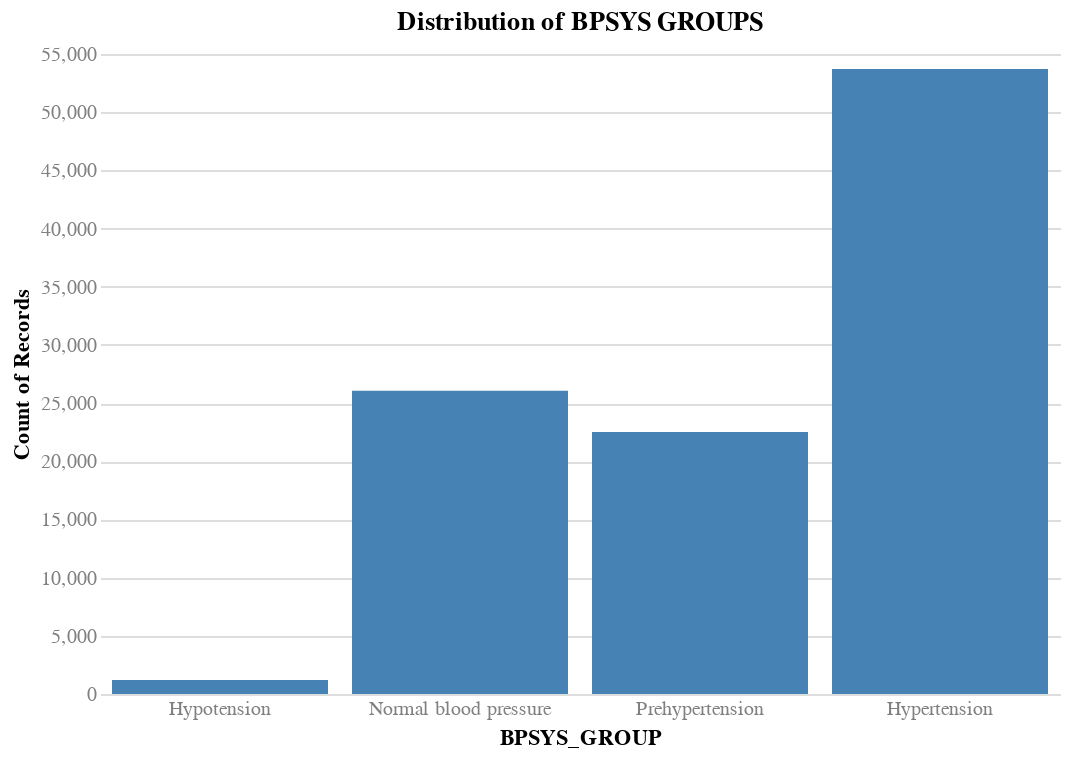

The notebook cell saved with this chart:
### Code cell
# Bin the BPSYS as systolic blood pressure status
# <90 = Hypotension
# 90-120 = Normal blood pressure
# 120-140 = Prehypertension
# >=140 = Hypertension

bpsys_groups = ['Hypotension', 'Normal blood pressure', 'Prehypertension', 'Hypertension']

def bin_bpsys(bpsys):
    if bpsys < 90: return 'Hypotension'
    elif bpsys < 120: return 'Normal blood pressure'
    elif bpsys < 140: return 'Prehypertension'
    else: return 'Hypertension'

X_train['BPSYS_GROUP'] = X_train['BPSYS'].apply(bin_bpsys)

# Check the distribution of BPSYS groups
chart(
    df=X_train,
    x=alt.X('BPSYS_GROUP:O', sort=bpsys_groups),
    y='count()',
    title='Distribution of BPSYS GROUPS',
).mark_bar().interactive()

### Figure 1 — Vega specification as saved in the notebook (floating-point values rounded to 4 significant figures)
{"$schema": "https://vega.github.io/schema/vega/v5.json", "data": [{"name": "param_5_store"}, {"name": "source_0"}, {"name": "data_0", "values": [{"BPSYS_GROUP": "Hypertension", "__count": 53707}, {"BPSYS_GROUP": "Normal blood pressure", "__count": 26064}, {"BPSYS_GROUP": "Prehypertension", "__count": 22513}, {"BPSYS_GROUP": "Hypotension", "__count": 1202}]}, {"name": "source_0_x_domain_BPSYS_GROUP", "values": [{"BPSYS_GROUP": "Hypertension", "sort_field": 3.0}, {"BPSYS_GROUP": "Normal blood pressure", "sort_field": 1.0}, {"BPSYS_GROUP": "Prehypertension", "sort_field": 2.0}, {"BPSYS_GROUP": "Hypotension", "sort_field": 0.0}]}, {"name": "data_0_y_domain___count", "values": [{"min": 1202, "max": 53707}]}], "signals": [{"name": "unit", "value": {}, "on": [{"events": "pointermove", "update": "isTuple(group()) ? group() : unit"}]}, {"name": "param_5", "update": "vlSelectionResolve(\"param_5_store\", \"union\")"}, {"name": "param_5_BPSYS_GROUP", "on": [{"events": [{"source": "view", "type": "dblclick"}], "update": "null"}, {"events": {"signal": "param_5_translate_delta"}, "update": "panLinear(param_5_translate_anchor.extent_x, -param_5_translate_delta.x / width)"}, {"events": {"signal": "param_5_zoom_delta"}, "update": "zoomLinear(domain(\"x\"), param_5_zoom_anchor.x, param_5_zoom_delta)"}]}, {"name": "param_5_tuple", "on": [{"events": [{"signal": "param_5_BPSYS_GROUP"}], "update": "param_5_BPSYS_GROUP ? {unit: \"\", fields: param_5_tuple_fields, values: [param_5_BPSYS_GROUP]} : null"}]}, {"name": "param_5_tuple_fields", "value": [{"field": "BPSYS_GROUP", "channel": "x", "type": "E"}]}, {"name": "param_5_translate_anchor", "value": {}, "on": [{"events": [{"source": "scope", "type": "pointerdown"}], "update": "{x: x(unit), y: y(unit), extent_x: domain(\"x\")}"}]}, {"name": "param_5_translate_delta", "value": {}, "on": [{"events": [{"source": "window", "between": [{"source": "scope", "type": "pointerdown"}, {"source": "window", "type": "pointerup"}], "type": "pointermove", "consume": true}], "update": "{x: param_5_translate_anchor.x - x(unit), y: param_5_translate_anchor.y - y(unit)}"}]}, {"name": "param_5_zoom_anchor", "on": [{"events": [{"source": "scope", "type": "wheel", "consume": true}], "update": "{x: invert(\"x\", x(unit)), y: invert(\"y\", y(unit))}"}]}, {"name": "param_5_zoom_delta", "on": [{"events": [{"source": "scope", "type": "wheel", "consume": true}], "update": "pow(1.001, event.deltaY * pow(16, event.deltaMode))", "force": true}]}, {"name": "param_5_modify", "on": [{"events": {"signal": "param_5_tuple"}, "update": "modify(\"param_5_store\", param_5_tuple, true)"}]}], "marks": [{"type": "rect", "name": "marks", "from": {"data": "data_0"}, "encode": {"update": {"width": {"signal": "max(0.25, bandwidth('x'))"}, "x": {"field": "BPSYS_GROUP", "scale": "x"}, "fill": {"value": "steelblue"}, "description": {"signal": "\"BPSYS_GROUP: \" + (isValid(datum[\"BPSYS_GROUP\"]) ? datum[\"BPSYS_GROUP\"] : \"\"+datum[\"BPSYS_GROUP\"]) + \"; Count of Records: \" + (format(datum[\"__count\"], \"\"))"}, "y": {"field": "__count", "scale": "y"}, "y2": {"value": 0, "scale": "y"}, "ariaRoleDescription": {"value": "bar"}}}, "interactive": true, "style": ["bar"]}], "scales": [{"name": "x", "type": "band", "domain": {"data": "source_0_x_domain_BPSYS_GROUP", "field": "BPSYS_GROUP", "sort": {"op": "max", "field": "sort_field"}}, "range": [0, {"signal": "width"}], "paddingOuter": 0.05, "paddingInner": 0.1}, {"name": "y", "type": "linear", "domain": [{"signal": "(data(\"data_0_y_domain___count\")[0] || {}).min"}, {"signal": "(data(\"data_0_y_domain___count\")[0] || {}).max"}], "range": [{"signal": "height"}, 0], "zero": true, "nice": true}], "axes": [{"scale": "y", "labels": false, "orient": "left", "maxExtent": 0, "minExtent": 0, "tickCount": {"signal": "ceil(height/40)"}, "ticks": false, "grid": true, "domain": false, "zindex": 0, "gridScale": "x", "aria": false}, {"scale": "x", "orient": "bottom", "zindex": 0, "title": "BPSYS_GROUP", "grid": false, "labelBaseline": "top"}, {"scale": "y", "tickCount": {"signal": "ceil(height/40)"}, "grid": false, "title": "Count of Records", "orient": "left", "labelOverlap": true, "zindex": 0, "labelAlign": "right"}], "title": {"text": "Distribution of BPSYS GROUPS", "frame": "group"}, "width": 480, "padding": 5, "config": {"axis": {"domain": false, "labelAngle": 0, "labelColor": "gray", "labelFontSize": 10, "ticks": false}, "style": {"guide-label": {"font": "Helvetica Neue"}, "guide-title": {"font": "Helvetica Neue"}, "group-title": {"font": "Helvetica Neue"}, "group-subtitle": {"font": "Helvetica Neue"}, "cell": {"stroke": null}, "text": {"font": "Helvetica Neue"}}}, "height": 320, "background": "white", "style": "cell"}
